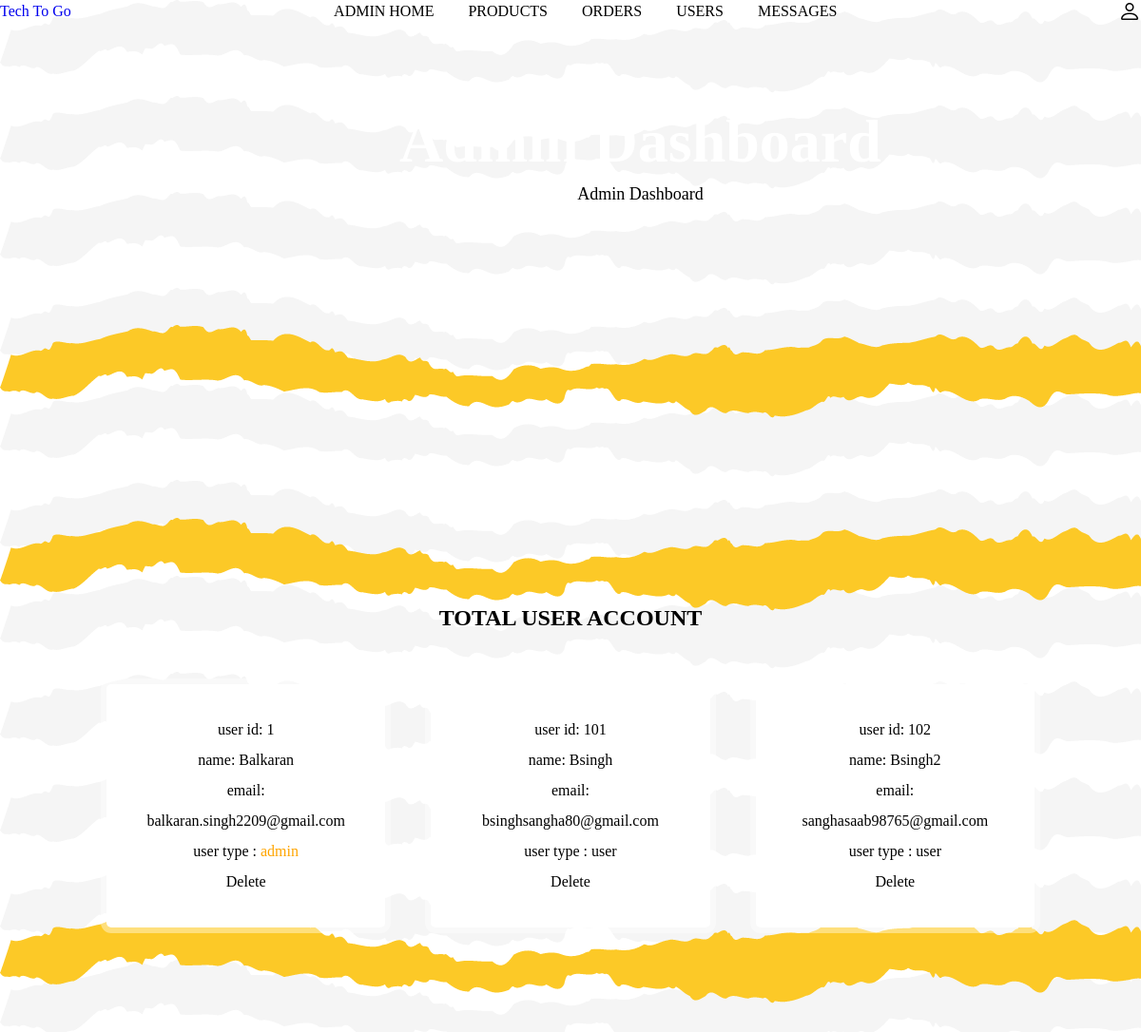
The page /admin_user.php (signed in) on the database its author committed.
### tables this page shows
CREATE TABLE `users` (
  `id` int(255) NOT NULL,
  `name` varchar(255) NOT NULL,
  `email` varchar(255) NOT NULL,
  `password` varchar(255) NOT NULL,
  `user_type` varchar(255) NOT NULL DEFAULT 'user'
);

### admin_user.php (the view, shortened to what this page needs)
<?php
	include 'connection.php';
?>
<!DOCTYPE html>
<html lang="en">
<head>
	<link rel="stylesheet" href="https://cdn.jsdelivr.net/npm/bootstrap-icons@1.9.1/font/bootstrap-icons.css">
</head>
<body>
	<?php include 'admin_header.php'; ?>
	<div class="line4"></div>
	<section class="message-container">
		<h1 class="title">total user account</h1>
		<div class="box-container">
			<?php
				$select_users = mysqli_query($conn,"SELECT * FROM `users`") or die('query failed');
				if (mysqli_num_rows($select_users)>0) {
					while($fetch_users = mysqli_fetch_assoc($select_users)){
			?>
			<div class="box">
				<p>user id: <span><?php echo $fetch_users['id']; ?></span></p>
				<p>name: <span><?php echo $fetch_users['name']; ?></span></p>
				<p>email: <span><?php echo $fetch_users['email']; ?></span></p>
				<p>user type : <span style="color:<?php if($fetch_users['user_type']=='admin'){echo 'orange';}; ?>"><?php echo $fetch_users['user_type']; ?></span></p>
				<a href="admin_user.php?delete=<?php echo $fetch_users['id']; ?>;" onclick="return confirm('delete this message');" class="delete">delete</a>
			</div>
			<?php
					}
				}else{
						echo '
							<div class="empty">
								<p>no products added yet!</p>
							</div>
						';
				}
			?>
		</div>
	</section>
	<div class="line"></div>
</body>
</html>

### rows shown on the page
users: id "1", name "Balkaran", email "balkaran.singh2209@gmail.com", user_type "admin"
users: id "101", name "Bsingh", email "bsinghsangha80@gmail.com", user_type "user"
users: id "102", name "Bsingh2", email "sanghasaab98765@gmail.com", user_type "user"
